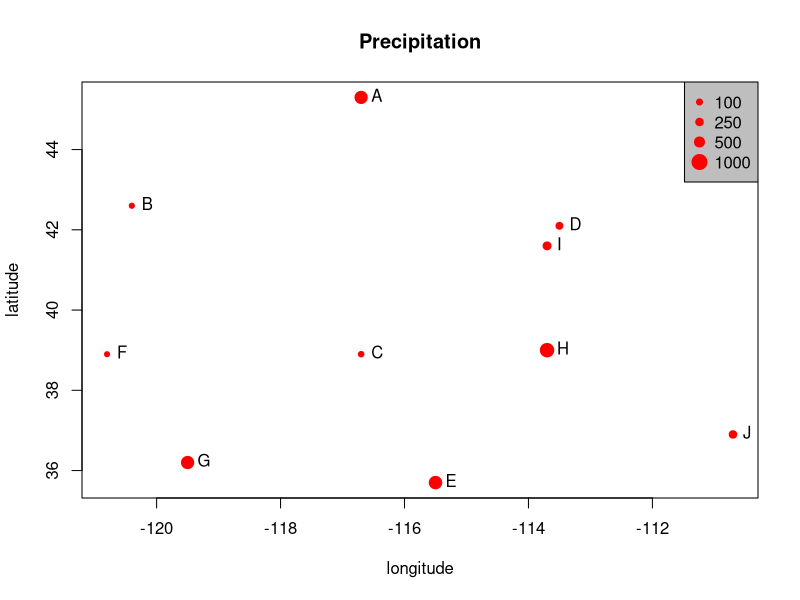

Write R code to recreate this figure.

#######################################################################################################
#######################################################################################################
##  BASIC EXAMPLE
#  Location (longitude and latitude) of 10 weather stations (A to J) and their annual precipitation.
name <- LETTERS[1:10]  ## Per fare un vettore di lettere da A a J
longitude <- c(-116.7, -120.4, -116.7, -113.5, -115.5,
               -120.8, -119.5, -113.7, -113.7, -110.7)
latitude <- c(45.3, 42.6, 38.9, 42.1, 35.7, 38.9,
              36.2, 39, 41.6, 36.9)
stations <- cbind(longitude, latitude)  ## Unisco i due vettori e formo un dataframe
# To simulate rainfall data
set.seed(0)  ## Per fare in modo che ad ogni run non vengano cambiati i numeri generati
# Vettore di lunghezza 10 (latitude points) contenente numeri random (0-1000) arrotondati
precip <- round((runif(length(latitude))*10)^3)  
# Plot that shows the location of the weather stations, and the size of the dots is proportional
# to the amount of precipitation
psize <- 1 + precip/500  ## In questo modo ottengo un vettore con la grandezza dei punti
plot(stations, cex=psize, pch=20, col='red', main='Precipitation')  ## Imposto cex=psize
# Add names to plot
text(stations, name, pos=4)
# add a legend
leg <- c(100, 250, 500, 1000)
legend.psize <- 1+leg/500
legend("topright", legend=leg, pch=20, pt.cex=legend.psize, col='red', bg='gray')



